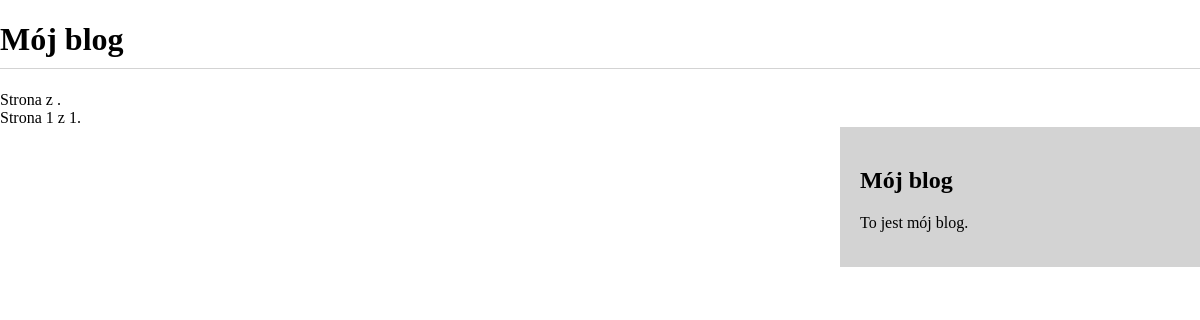
Before: /blog/ with the older database file.
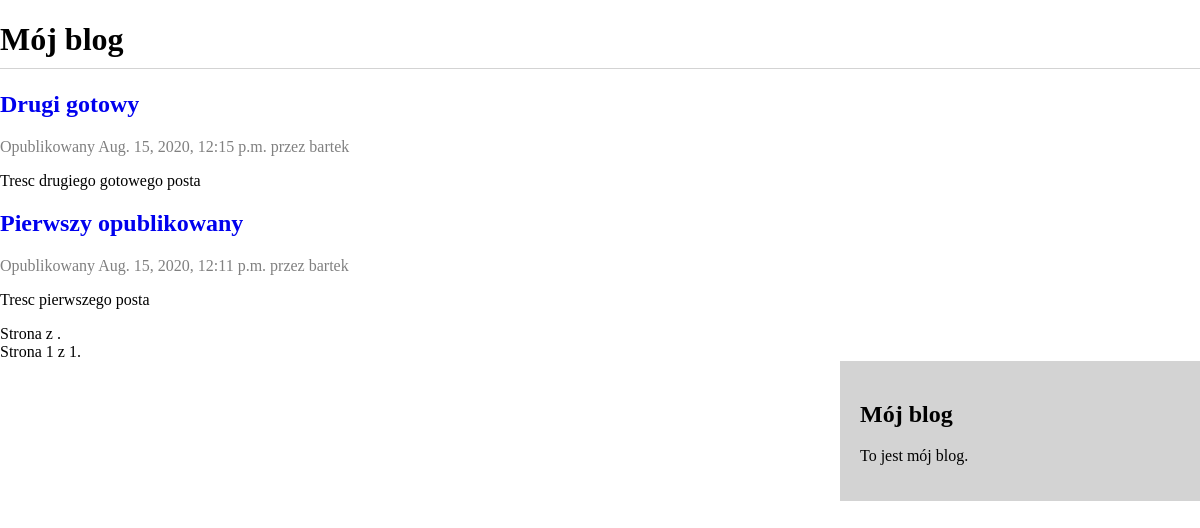
After: the same page with the newer database file.
### blog/models.py (models this page shows, shortened)
class Post(models.Model):
    STATUS_CHOICES = (
        ('draft','Draft'),
        ('published', 'Published'),
    )
    title = models.CharField(max_length=250)
    slug = models.SlugField(max_length=250, unique_for_date='publish')
    author = models.ForeignKey(User, on_delete=models.CASCADE, related_name='blog_posts')
    body = models.TextField()
    publish = models.DateTimeField(default=timezone.now)
    created = models.DateTimeField(auto_now_add=True)
    updated = models.DateTimeField(auto_now=True)
    status = models.CharField(max_length=10, choices=STATUS_CHOICES, default='draft')
    objects = models.Manager()              #manager domyslny
    published = PublishedManager()          #manager niestandardowy
    tags = TaggableManager()
    class Meta:
        ordering = ('-publish',)
    def get_absolute_url(self):
        return reverse('blog:post_detail',args=[self.publish.year, self.publish.strftime('%m'), self.publish.strftime('%d'), self.slug])

### blog/views.py (the view)
# urls.py: path('', views.PostListView.as_view(), name = 'post_list'),
class PostListView(ListView):
    queryset = Post.published.all()
    context_object_name = 'posts'
    paginate_by = 3
    template_name = 'blog/post/list.html'

### blog/templates/blog/post/list.html (shortened to what this page needs)
{% extends "blog/base.html" %}
{% block content %}
    <h1>Mój blog</h1>
    {% for post in posts %}
        <h2>
            <a href="{{ post.get_absolute_url }}">
                {{ post.title }}
            </a>
        </h2>
        <p class="date">
            Opublikowany {{ post.publish }} przez {{ post.author }}
        </p>
        {{ post.body|truncatewords:30|linebreaks }}
    {% endfor %}
    {% include "pagination.html" with page=posts %}
    {% include "pagination.html" with page=page_obj %}
{% endblock %}

### blog/templates/blog/base.html (shortened to what this page needs)
{% load static %}
<!DOCTYPE html>
<html lang="en">
<head>
    <link href="{% static 'blog.css' %}" rel="stylesheet">
</head>
<body>
    <div id="content">
        {% block content %}
        {% endblock %}
    </div>
    <div id="sidebar">
        <h2>Mój blog</h2>
            <p>To jest mój blog.</p>
    </div>
</body>
</html>

### blog/templates/pagination.html (shortened to what this page needs)
<div class="pagination">
    <span class="step-links">
        <span class="current">
            Strona {{ page.number }} z {{ page.paginator.num_pages }}.
        </span>
    </span>
</div>

### blog/static/blog.css (style rules this page uses)
* { box-sizing:border-box; }
a { text-decoration: none; }
body, html { height: 100%; margin: 0; }
h1 { border-bottom: 1px solid lightgrey; padding-bottom: 10px; }
.date, .info { color: grey; }
#container, #sidebar { display: inline-block; float: right; padding: 20px; height: 140px; width: 30%; background-color: lightgrey; }

Changed rows visible on the page:
added Post: title "Drugi gotowy", publish "Aug. 15, 2020, 12:15 p.m.", author "bartek", body "Tresc drugiego gotowego posta"
added Post: title "Pierwszy opublikowany", publish "Aug. 15, 2020, 12:11 p.m.", author "bartek", body "Tresc pierwszego posta"
